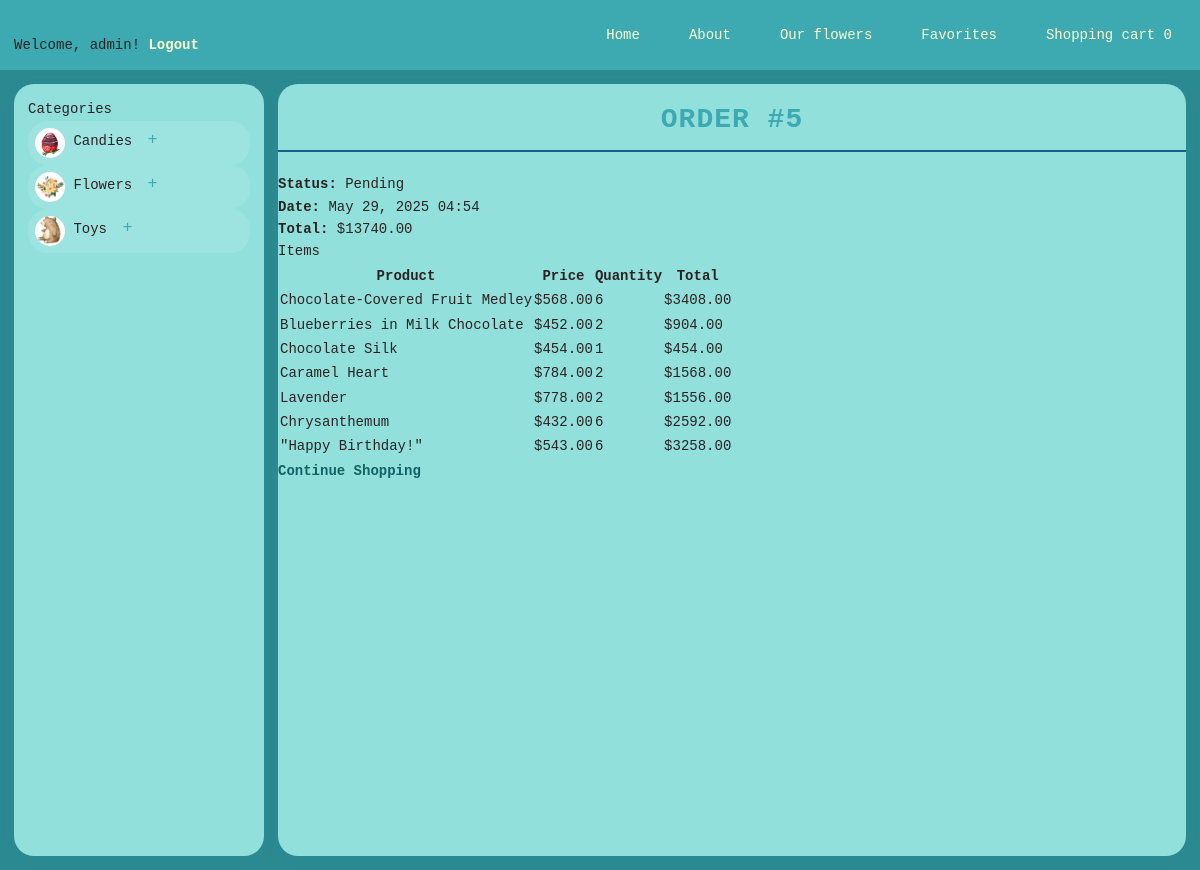
The page /order/5/ (signed in) on the database its author committed.
### products/models.py (models this page shows, shortened)
class Category(models.Model):
    name = models.CharField(max_length=100, verbose_name='Category Name')
    description = models.TextField(blank=True, verbose_name='Category Description')
    image = models.ImageField(
        upload_to='category/',
        blank=True,
        verbose_name='Category Image'
    )
    class Meta:
        verbose_name = 'Category'
        verbose_name_plural = 'Categories'
        ordering = ['name']

class Product(models.Model):
    name = models.CharField(max_length=255, verbose_name='Product Name')
    subcategory = models.ForeignKey(SubCategory, on_delete=models.CASCADE,
                                   related_name='products', verbose_name='Subcategory')
    description = models.TextField(blank=True, verbose_name='Product Description')
    price = models.DecimalField(max_digits=10, decimal_places=2, verbose_name='Price')
    quantity = models.PositiveIntegerField(default=0, verbose_name='Quantity in Stock')
    image = models.ImageField(
        upload_to='products/',
        blank=True,
        verbose_name='Product Image'
    )
    available = models.BooleanField(default=True, verbose_name='Available')
    class Meta:
        verbose_name = 'Product'
        verbose_name_plural = 'Products'
        ordering = ['name']

### orders/models.py (models this page shows, shortened)
class Order(models.Model):
    STATUS_CHOICES = [
        ('pending', 'Pending'),
        ('confirmed', 'Confirmed'),
        ('shipped', 'Shipped'),
        ('delivered', 'Delivered'),
        ('canceled', 'Canceled'),
    ]
    user = models.ForeignKey(User, on_delete=models.CASCADE, related_name='orders')
    created_at = models.DateTimeField(auto_now_add=True)
    updated_at = models.DateTimeField(auto_now=True)
    status = models.CharField(max_length=20, choices=STATUS_CHOICES, default='pending')
    total_price = models.DecimalField(max_digits=10, decimal_places=2, default=0.00)

class OrderItem(models.Model):
    order = models.ForeignKey(Order, on_delete=models.CASCADE, related_name='items')
    product = models.ForeignKey(Product, on_delete=models.CASCADE)
    quantity = models.PositiveIntegerField(default=1)
    price = models.DecimalField(max_digits=10, decimal_places=2)
    def total_price(self):
        return self.quantity * self.price

### orders/views.py (the view)
# urls.py: path('<int:order_id>/', views.order_detail, name='order_detail'),
@login_required
def order_detail(request, order_id):
    order = get_object_or_404(Order, id=order_id, user=request.user)
    return render(request, 'orders/order_detail.html', {'order': order})

### products/context_processors.py (called while the page is built)
def categories(request):
    return {
        'categories': Category.objects.prefetch_related('subcategories').all()
    }

### templates/orders/order_detail.html (shortened to what this page needs)
{% extends 'home/layout.html' %}
{% block content %}
<div class="order-details">
    <h1 class="page-title">Order #{{ order.id }}</h1>
    <div class="order-info">
        <p><strong>Status:</strong> {{ order.get_status_display }}</p>
        <p><strong>Date:</strong> {{ order.created_at|date:"F j, Y H:i" }}</p>
        <p><strong>Total:</strong> ${{ order.total_price }}</p>
    </div>
    <div class="order-items">
        <h2>Items</h2>
        <table class="order-table">
            <thead>
                <tr>
                    <th>Product</th>
                    <th>Price</th>
                    <th>Quantity</th>
                    <th>Total</th>
                </tr>
            </thead>
            <tbody>
                {% for item in order.items.all %}
                <tr>
                    <td>{{ item.product.name }}</td>
                    <td>${{ item.price }}</td>
                    <td>{{ item.quantity }}</td>
                    <td>${{ item.total_price }}</td>
                </tr>
                {% endfor %}
            </tbody>
        </table>
    </div>
    <a href="{% url 'products' %}" class="continue-shopping">Continue Shopping</a>
</div>
{% endblock %}

### templates/home/layout.html (shortened to what this page needs)
{% load static %}
{% load cart_filters %}
<!DOCTYPE html>
<html lang="en">
    <head>
        <link rel="stylesheet" href="{% static 'home/css/reset.css' %}">
        <link rel="stylesheet" href="{% static 'home/css/layout.css' %}">
        <link rel="stylesheet" href="https://cdnjs.cloudflare.com/ajax/libs/font-awesome/6.0.0-beta3/css/all.min.css">
    </head>
    <body>
        <header class="header">
            <nav class="nav">
                <div class="auth-links">
                    {% if user.is_authenticated %}
                    <p class="welcome-msg">Welcome, <span class="username">{{ user.username }}</span>! <a
                            href="{% url 'users:logout' %}" class="auth-link">Logout</a></p>
                    {% else %}
                    <p class="auth-options">
                        <a href="{% url 'users:login' %}" class="auth-link">Login</a> |
                        <a href="{% url 'users:registration' %}" class="auth-link">Register</a>
                    </p>
                    {% endif %}
                </div>
                <div class="nav-links">
                    <div class="nav-item">
                        <a href="{% url '' %}" class="nav-link">Home</a>
                    </div>
                    <div class="nav-item">
                        <a href="{% url 'about' %}" class="nav-link">About</a>
                    </div>
                    <div class="nav-item">
                        <a href="{% url 'products' %}" class="nav-link">Our flowers</a>
                    </div>
                    {% if user.is_authenticated %}
                    <div class="nav-item">
                        <a href="{% url 'favorites' %}" class="nav-link">Favorites</a>
                    </div>
                    {% if user.is_authenticated %}
                    <div class="nav-item">
                        <a href="{% url 'cart' %}" class="nav-link">Shopping cart
                            <span id="cart-total-items" class="cart-count">
                                {% if cart_total_items %}{{ cart_total_items }}{% else %}0{% endif %}
                            </span>
                        </a>
                    </div>
                    {% endif %}
                    {% endif %}
                </div>
            </nav>
        </header>
        <div class="main-wrapper">
            <aside class="sidebar">
                <div class="categories">
                    <h3 class="categories-title">Categories</h3>
                    <ul class="categories-list">
                        {% for category in categories %}
                        <li class="category-item">
                            <div class="category-header">
                                {% if category.image %}
                                <img class="category-image" src="{{ category.image.url }}" alt="{{ category.name }}" />
                                {% endif %}
                                <a href="{% url 'category_view' category.id %}" class="category-link">{{ category.name}}</a>
                                {% if category.subcategories.all %}
                                <button class="toggle-subcategories">+</button>
                                {% endif %}
                            </div>
                        </li>
                        {% endfor %}
                    </ul>
                </div>
            </aside>
            <main class="main-content">
                {% block content %}
                {% endblock %}
            </main>
        </div>
    </body>
</html>

### static/home/css/layout.css (style rules this page uses)
:root { --primary-color: #3daab2; --secondary-color: #166088; --accent-color: #92e0dc; --background-color: #2b8a91; --text-color: #2b2222; --light-text: lemonchiffon; --border-radius: 20px; --box-shadow: 0 4px 8px #2b8a91; --transition: all 0.3s ease; --error: #d45d79; }
body { font-family:'Courier New', Courier, monospace; color: var(--text-color); background-color: var(--background-color); margin: 0; padding: 0; line-height: 1.6; display: flex; flex-direction: column; min-height: 100vh; }
.header { background-color: var(--primary-color); padding: 1rem; box-shadow: var(--box-shadow); }
.nav { display: flex; justify-content: space-between; align-items: center; flex-wrap: wrap; }
.auth-links { margin-top: 20px; text-align: center; }
.auth-link { color: var(--light-text); text-decoration: none; font-weight: bold; transition: var(--transition); }
.nav-links { display: flex; gap: 1.5rem; }
.nav-link { color: var(--light-text); text-decoration: none; padding: 0.5rem 1rem; border-radius: var(--border-radius); transition: var(--transition); }
.page-title { font-size: 2rem; font-weight: bold; color: var(--primary-color); margin-bottom: 1.5rem; padding-bottom: 0.5rem; border-bottom: 2px solid var(--secondary-color); text-align: center; text-transform: uppercase; letter-spacing: 1px; margin-top: 1rem; }
.main-wrapper { display: flex; flex: 1; gap: 1rem; padding: 1rem; }
.sidebar { width: 250px; background-color: var(--accent-color); border-radius: var(--border-radius); box-shadow: var(--box-shadow); padding: 1rem; position: sticky; top: 1rem; height: calc(100vh - 2rem); overflow-y: auto; flex-shrink: 0; }
.main-content { flex: 1; background-color: var(--accent-color); border-radius: var(--border-radius); box-shadow: var(--box-shadow); overflow-y: auto; height: calc(100vh - 2rem); }
.continue-shopping { color: #126364; text-decoration: none; font-weight: bold; }
.category-image { width: 30px; height: 30px; border-radius: 50%; object-fit: cover; }
.category-header { align-items: center; gap: 0.5rem; cursor: pointer; padding: 0.5rem; border-radius: var(--border-radius); background-color: rgba(255, 255, 255, 0.1); transition: var(--transition); }
.toggle-subcategories { background: none; border: none; color: var(--primary-color); font-size: 1.2rem; cursor: pointer; width: 24px; height: 24px; border-radius: 50%; transition: var(--transition); }

### rows shown on the page
Category: image (picture), name "Candies"
Category: image (picture), name "Flowers"
Category: image (picture), name "Toys"
Order: id "5", status "Pending", created_at "May 29, 2025 04:54", total_price "13740.00"
OrderItem: product.name "Chocolate-Covered Fruit Medley", price "568.00", quantity "6", total_price "3408.00"
OrderItem: product.name "Blueberries in Milk Chocolate", price "452.00", quantity "2", total_price "904.00"
OrderItem: product.name "Chocolate Silk", price "454.00", quantity "1", total_price "454.00"
OrderItem: product.name "Caramel Heart", price "784.00", quantity "2", total_price "1568.00"
OrderItem: product.name "Lavender", price "778.00", quantity "2", total_price "1556.00"
OrderItem: product.name "Chrysanthemum", price "432.00", quantity "6", total_price "2592.00"
OrderItem: product.name "\"Happy Birthday!\"", price "543.00", quantity "6", total_price "3258.00"

### other values the page prints
{{ user.username }} "admin"
